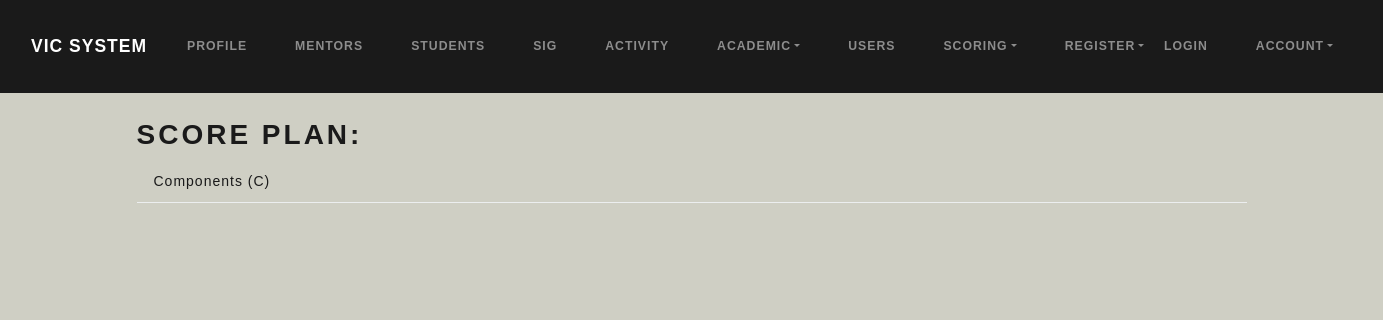
Page /scoreplan/20162017-1 on the earlier database version.
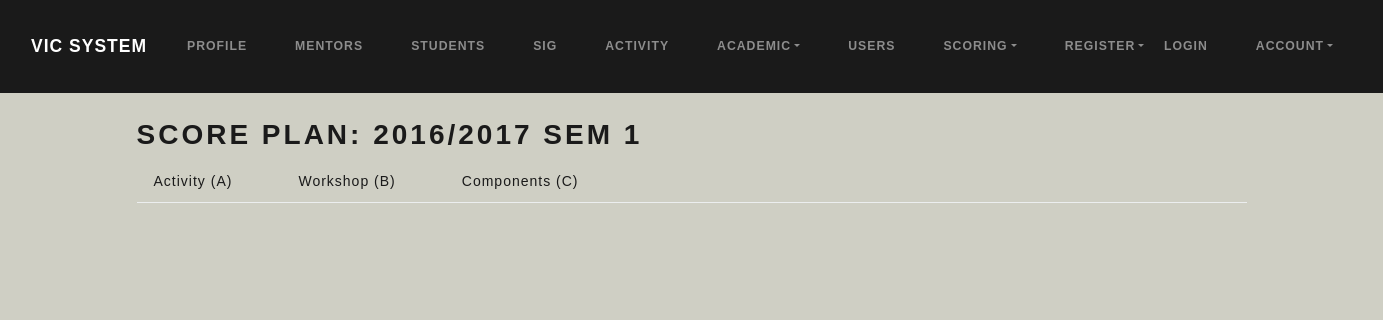
Same page on the later database version.
### tables this page shows
CREATE TABLE `activity_category` (
  `id` int(11) NOT NULL,
  `category` varchar(255) NOT NULL,
  `code` varchar(10) NOT NULL
);

### application/controllers/Score.php (called while the page is built, shortened)
<?php
class Score extends CI_Controller
{
    public function scoreplan($slug = NULL)
    {
        if ($slug == FALSE) {
            $activitycategories = $this->activity_model->get_activitycategory();
            $academicsessions = $this->academic_model->get_academicsession();
            foreach ($academicsessions as $index => $acs) {
                $totalcategory = 0;
                foreach ($activitycategories as $id => $cat) {
                    $activitycategories[$id]['categorycount'] = $this->activity_model->get_categoryactivitycount($acs['id'], $cat['id']);
                    $activitycategories[$id]['categorytotalpercent'] = $this->score_model->get_categorytotalpercent($acs['id'], $cat['id']);
                    $totalcategory += $activitycategories[$id]['categorytotalpercent'];
                }
                $academicsessions[$index]['activitycategories'] = $activitycategories;
                $academicsessions[$index]['total'] = $totalcategory;
            }
            $data = array(
                'title' => 'Score Plans',
                'activitycategory' => $activitycategories,
                'activeacadsession' => $this->academic_model->get_activeacademicsession(),
                'academicsessions' => $academicsessions
            );
            $this->load->view('templates/header');
            $this->load->view('score/scoreplan/index', $data);
        } else {
            $academicsession = $this->academic_model->get_academicsession(FALSE, $slug);
            $activitycategories = $this->activity_model->get_activitycategory();
            foreach ($activitycategories as $i => $actcat) {
                $activitycategories[$i]['scoreplan'] = $this->score_model->get_scoreplan($academicsession['id'], $actcat['id']);
                $activitycategories[$i]['unregistered'] = $this->activity_model->get_category_unregisteredactivity($academicsession['id'], $actcat['id']);
            }
            $data = array(
                'acslug' => $slug,
                'activitycategories' => $activitycategories,
                'acadsession' => $academicsession
            );
            $this->load->view('templates/header');
            $this->load->view('score/scoreplan/view', $data);
        }
    }
}

### index.php (called while the page is built, shortened)
<?php
require_once BASEPATH.'core/CodeIgniter.php';

### application/models/Academic_model.php (called while the page is built, shortened)
<?php
class Academic_model extends CI_Model
{
    public function get_academicsession($id = NULL, $slug = NULL)
    {
        if ($id == FALSE && $slug == FALSE) {
            $this->db->select("acs.*, acy.acadyear as academicyear, concat(acy.acadyear, ' Sem ', acs.semester_id) as academicsession")
                ->from('academicsession as acs')
                ->join('academicyear as acy', 'acs.acadyear_id = acy.id');
            $query = $this->db->get();
            return $query->result_array();
        } else {
            if ($slug == TRUE) {
                $this->db->select("acs.*, acy.acadyear as academicyear, concat(acy.acadyear, ' Sem ', acs.semester_id) as academicsession")
                    ->from('academicsession as acs')
                    ->where(array('acs.slug' => $slug))
                    ->join('academicyear as acy', 'acs.acadyear_id = acy.id');
                $query = $this->db->get();
                return $query->row_array();
            }
        }
    }
}

### application/models/Activity_model.php (called while the page is built, shortened)
<?php
class Activity_model extends CI_Model
{
    public function get_activitycategory($actcat_id = NULL)
    {
        if ($actcat_id == FALSE) {
            $this->db->select("actcat.*, concat(actcat.category, ' (', actcat.code, ')') as categorycode")
                ->from('activity_category as actcat');
            $query = $this->db->get();
            return $query->result_array();
        }
        $this->db->select("actcat.*, concat(actcat.category, ' (', actcat.code, ')') as categorycode")
            ->from('activity_category as actcat')
            ->where(array('id' => $actcat_id));
        $query = $this->db->get();
        return $query->row_array();
    }
    public function get_category_registeredactivity($acadsession_id, $category_id)
    {
        $this->db->select('act.id')
            ->from('activity as act')
            ->where(array(
                'act.acadsession_id' => $acadsession_id,
                'act.activitycategory_id' => $category_id
            ))
            ->join('scoringplan as scp', 'scp.activity_id = act.id');
        $query = $this->db->get();
        return $query->result_array();
    }
    public function get_category_unregisteredactivity($acadsession_id, $category_id)
    {
        $activities = $this->get_category_registeredactivity($acadsession_id, $category_id);
        $this->db->select('act.id, act.activity_name');
        $this->db->from('activity as act');
        $this->db->where(array(
            'act.acadsession_id' => $acadsession_id,
            'act.activitycategory_id' => $category_id
        ));
        foreach ($activities as $act) {
            $this->db->where_not_in('id', array($act['id']));
        }
        $query = $this->db->get();
        return $query->result_array();
    }
}

### application/models/Score_model.php (called while the page is built, shortened)
<?php
class Score_model extends CI_Model
{
    public function get_scoreplan($acadsession_id = NULL, $category_id = NULL)
    {
        if ($acadsession_id == FALSE && $category_id == FALSE) {
            $this->db->select("scp.*, act.activity_name, acs.slug, concat(acy.acadyear, ' Sem ', acs.semester_id) as academicsession")
                ->from('scoringplan as scp')
                ->join('academicsession as acs', 'scp.acadsession_id = acs.id', 'left')
                ->join('academicyear as acy', 'acy.id = acs.acadyear_id', 'left')
                ->join('activity as act', 'scp.activity_id = act.id', 'left');
        } else {
            if ($category_id == FALSE) {
                $this->db->select('scp.*, act.activity_name')
                    ->from('scoringplan as scp')
                    ->where(array(
                        'scp.acadsession_id' => $acadsession_id
                    ))
                    ->join('activity as act', 'scp.activity_id = act.id');
            } else {
                $this->db->select('scp.*, act.activity_name')
                    ->from('scoringplan as scp')
                    ->where(array(
                        'scp.acadsession_id' => $acadsession_id,
                        'scp.activitycategory_id' => $category_id
                    ))
                    ->join('activity as act', 'scp.activity_id = act.id');
            }
        }
        $query = $this->db->get();
        return $query->result_array();
    }
}

### application/views/score/scoreplan/view.php (the view, shortened to what the changed rows need)
<h2>Score Plan: <?= $acadsession['academicsession'] ?></h2>
<ul class="nav nav-tabs">
    <?php foreach ($activitycategories as $actcat) : ?>
        <li class="nav-item">
            <a class="nav-link" data-toggle="tab" href="#<?= $actcat['code'] ?>"><?= $actcat['category'] . ' (' . $actcat['code'] . ')' ?></a>
        </li>
    <?php endforeach ?>
    <li class="nav-item">
    </li>
</ul>

Differences in the rows shown:
added activity_category: category "Activity", code "A"
added activity_category: category "Workshop", code "B"
Other differences:
$acadsession['academicsession']: (not shown) → "2016/2017 SEM 1"
